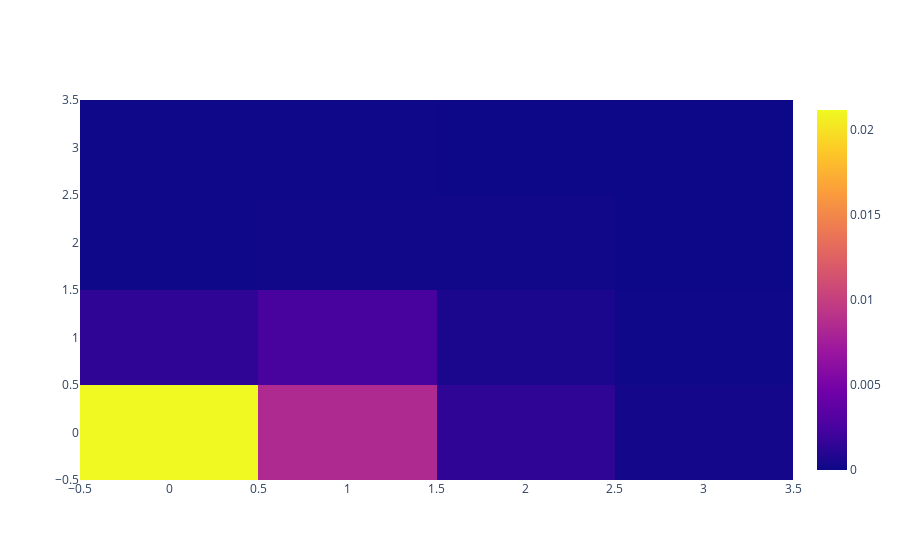
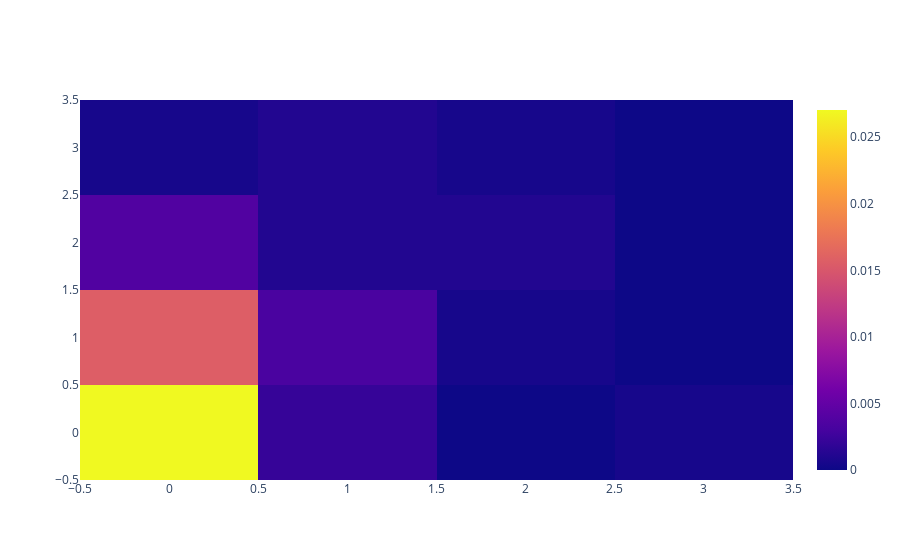
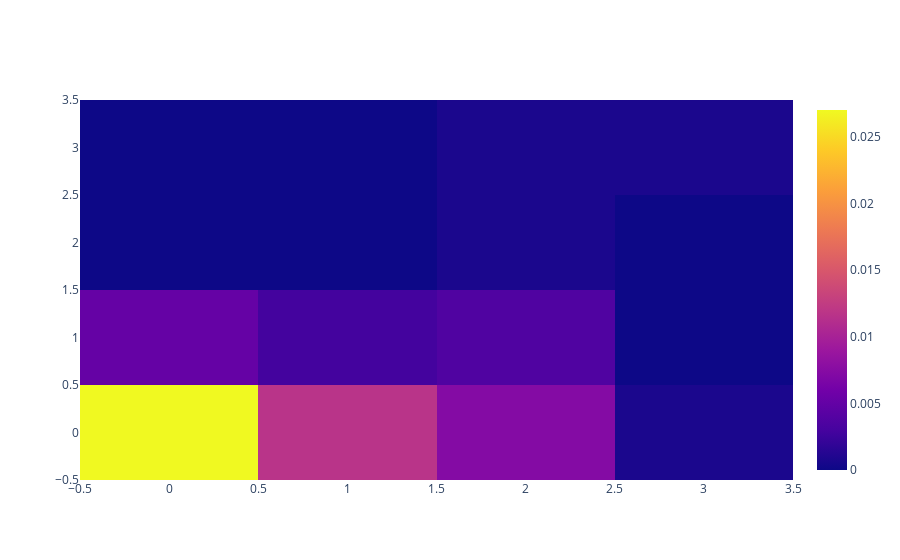
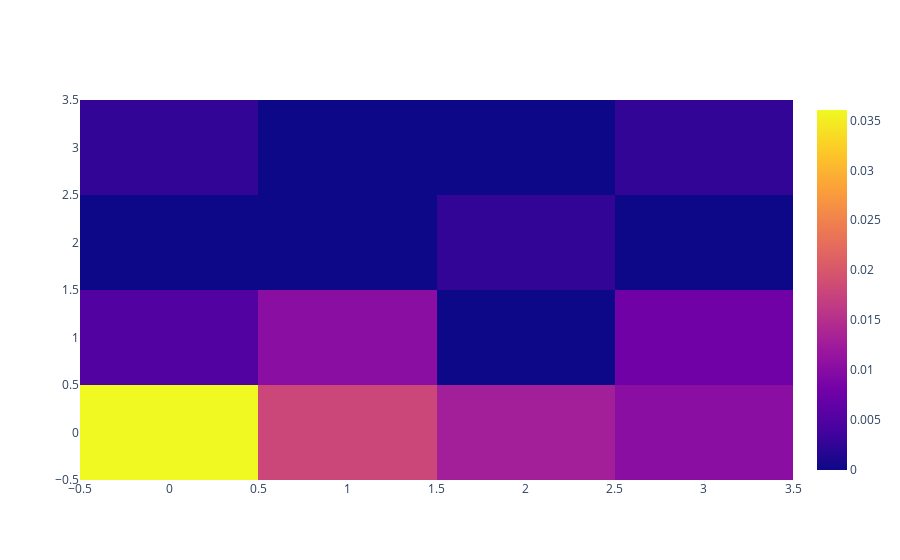

Notebook code for these charts, in order:
### Code cell
grouped = df.groupby('state_code')
nbins = 4

top_5_dfs = []
Plots = []
for name in top_5.keys():
    state_df = grouped.get_group(name)
    top_5_dfs.append(state_df)
    relationships = state_df['relationships']
    funding_rounds = state_df['funding_rounds']
    heatmap, xedges, yedges = np.histogram2d(relationships, funding_rounds, bins=nbins, density=True) 
    fig = go.Figure(data=go.Heatmap(z=heatmap))
    Plots.append(fig)
    fig.show()

### Figure 1 — Plotly figure (JSON) as saved in the notebook; plotly's stock layout.template omitted (floating-point values rounded to 4 significant figures)
{"data": [{"type": "heatmap", "z": [[0.02116, 0.008418, 0.001415, 0.000298], [0.001341, 0.002458, 0.000596, 7.45e-05], [7.45e-05, 0.000149, 0.000149, 0], [7.45e-05, 7.45e-05, 0, 0]]}], "layout": {}}

### Figure 2 — Plotly figure (JSON) as saved in the notebook; plotly's stock layout.template omitted (floating-point values rounded to 4 significant figures)
{"data": [{"type": "heatmap", "z": [[0.02705, 0.002164, 0, 0.000541], [0.01569, 0.003246, 0.000541, 0], [0.003787, 0.001082, 0.001082, 0], [0.000541, 0.001082, 0.000541, 0]]}], "layout": {}}

### Figure 3 — Plotly figure (JSON) as saved in the notebook; plotly's stock layout.template omitted (floating-point values rounded to 4 significant figures)
{"data": [{"type": "heatmap", "z": [[0.02702, 0.01168, 0.007302, 0.0007302], [0.005111, 0.002921, 0.003651, 0], [0, 0, 0.0007302, 0], [0, 0, 0.0007302, 0.0007302]]}], "layout": {}}

### Figure 4 — Plotly figure (JSON) as saved in the notebook; plotly's stock layout.template omitted (floating-point values rounded to 4 significant figures)
{"data": [{"type": "heatmap", "z": [[0.03604, 0.01802, 0.01287, 0.0103], [0.005148, 0.0103, 0, 0.007722], [0, 0, 0.002574, 0], [0.002574, 0, 0, 0.002574]]}], "layout": {}}
